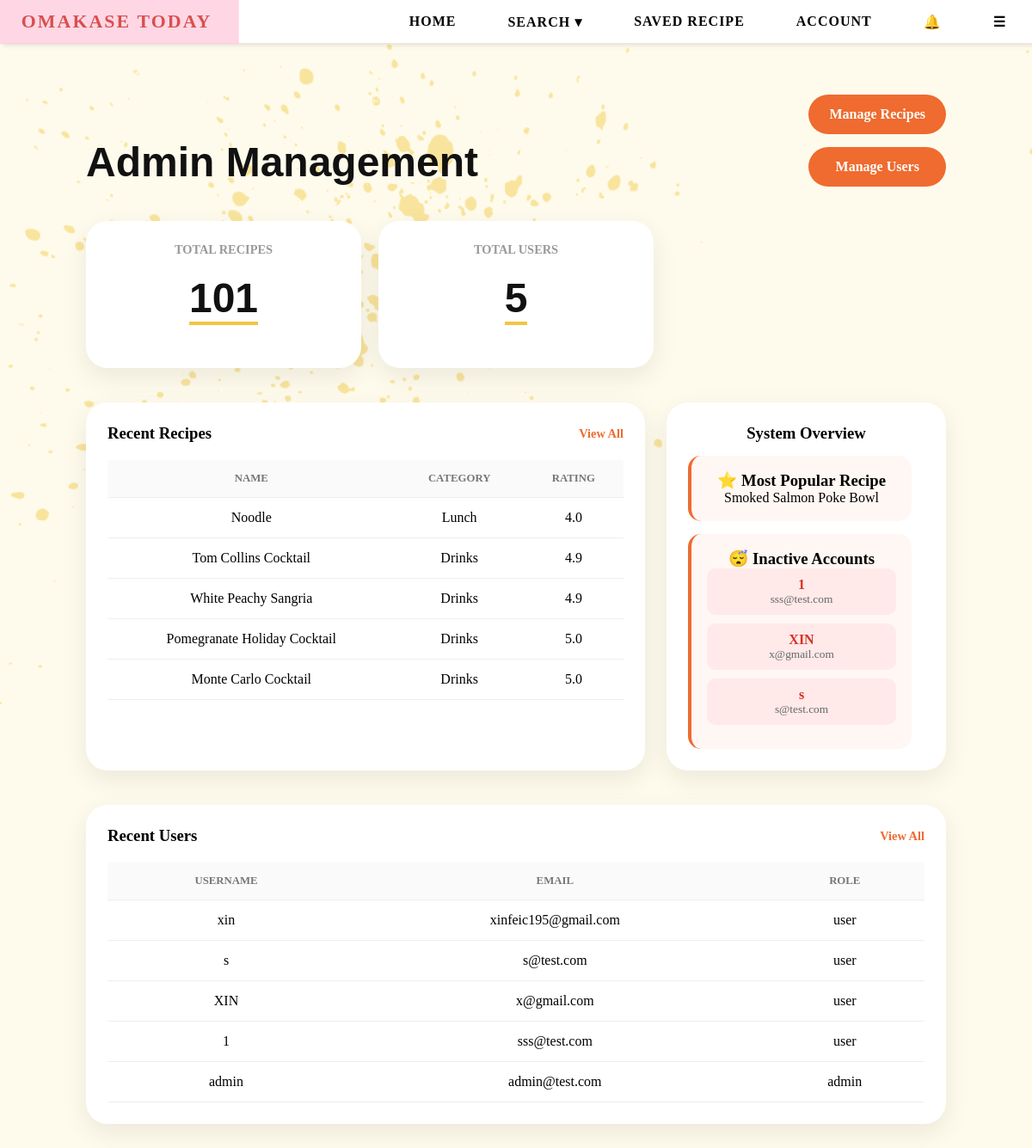
Page /admin (signed in) on the committed database.
### tables this page shows
CREATE TABLE users (
        email TEXT PRIMARY KEY,
        username TEXT,
        password TEXT,
        bio TEXT,
        profile_pic TEXT,
        role TEXT DEFAULT 'user'
    , reset_token TEXT, reset_used INTEGER DEFAULT 0, reset_viewed INTEGER DEFAULT 0, last_login TEXT);

### app.py (the view)
@app.route("/admin")
def admin():
    if session.get("role") != "admin":
        return "403 Forbidden"
    conn = sqlite3.connect(DB_PATH)
    c = conn.cursor()
    six_months_ago = (
        datetime.now() - timedelta(days=180)
    ).strftime("%Y-%m-%d %H:%M:%S")
    c.execute("""
        SELECT COUNT(*)
        FROM users
        WHERE last_login IS NULL
        OR last_login < ?
    """, (six_months_ago,))
    inactive_users = c.fetchone()[0]
    c.execute("""
        SELECT username,email
        FROM users
        WHERE last_login IS NULL
        OR last_login < ?
        LIMIT 3
    """,(
        six_months_ago,
    ))
    inactive_accounts = c.fetchall()
    c.execute("""
        SELECT email, username, role
        FROM users
        ORDER BY rowid DESC
        LIMIT 5
    """)
    recent_users = c.fetchall()
    c.execute("""
        SELECT COUNT(*)
        FROM users
    """)
    total_users = c.fetchone()[0]
    conn.close()
    recent_recipes = (
        Recipe.query
        .order_by(Recipe.id.desc())
        .limit(5)
        .all()
    )
    total_recipes = Recipe.query.count()
    avg_rating = db.session.query(
        func.avg(Recipe.rating)
    ).scalar()
    most_popular = (
        Recipe.query
        .order_by(Recipe.rating.desc())
        .first()
    )
    return render_template(
        "admin.html",
        recent_users=recent_users,
        recent_recipes=recent_recipes,
        total_recipes=total_recipes,
        total_users=total_users,
        avg_rating=round(avg_rating or 0, 1),
        most_popular=most_popular,
        inactive_users=inactive_users,
        inactive_accounts=inactive_accounts
    )

### app.py (called while the page is built)
@app.context_processor
def inject_notifications():
    if "user" not in session:
        return dict(
            new_notifications=[],
            old_notifications=[],
            notif_count=0
        )
    conn = sqlite3.connect(DB_PATH)
    c = conn.cursor()
    c.execute("""
        SELECT message, is_read, created_at
        FROM notifications
        WHERE user_email = ?
        ORDER BY created_at DESC
        LIMIT 5
    """, (session["user"],))
    rows = c.fetchall()
    new_notifs = [n for n in rows if n[1] == 0]
    old_notifs = [n for n in rows if n[1] == 1]
    c.execute("""
        SELECT COUNT(*) FROM notifications
        WHERE user_email = ? AND is_read = 0
    """, (session["user"],))
    count = c.fetchone()[0]
    conn.close()
    return dict(
        new_notifications=new_notifs,
        old_notifications=old_notifs,
        notif_count=count
    )

### templates/admin.html (shortened to what this page needs)
{% extends "base.html" %}
{% block content %}
<div class="admin-dashboard">
    <div class="admin-header">
        <div>
            <h1>Admin Management</h1>
        </div>
        <div class="admin-btn-group">
            <a href="/admin/recipes" class="admin-orange-btn">
                Manage Recipes
            </a>
            <a href="/admin/users" class="admin-orange-btn">
                Manage Users
            </a>
        </div>
    </div>
    <div class="admin-stats">
        <div class="admin-stat-card">
            <h4>Total Recipes</h4>
            <h2>{{ total_recipes }}</h2>
        </div>
        <div class="admin-stat-card">
            <h4>Total Users</h4>
            <h2>{{ total_users }}</h2>
        </div>
    </div>
    <div class="admin-main-grid">
        <div class="admin-panel">
            <div class="panel-header">
                <h3>Recent Recipes</h3>
                <a href="/admin/recipes" class="view-all-btn">
                    View All
                </a>
            </div>
            <table class="admin-table">
                <thead>
                    <tr>
                        <th>Name</th>
                        <th>Category</th>
                        <th>Rating</th>
                    </tr>
                </thead>
                <tbody>
                    {% for r in recent_recipes %}
                    <tr>
                        <td>{{ r.name }}</td>
                        <td>{{ r.meal_category }}</td>
                        <td>{{ r.rating }}</td>
                    </tr>
                    {% endfor %}
                </tbody>
            </table>
        </div>
        <div class="admin-alerts">
            <h3>System Overview</h3>
            <a href="/recipe/{{ most_popular.id }}"
            class="overview-card clickable-card">
                <h3>⭐ Most Popular Recipe</h3>
                <p>
                    {{ most_popular.name }}
                </p>
            </a>
            <a href="/admin/users"
                class="overview-card clickable-card">
                    <h3>
                        😴 Inactive Accounts
                    </h3>
                    {% if inactive_accounts %}
                        {% for user in inactive_accounts %}
                            <div class="inactive-user">
                                <strong>{{ user[0] }}</strong>
                                <small>{{ user[1] }}</small>
                            </div>
                        {% endfor %}
                    {% else %}
                        <p>No inactive users</p>
                    {% endif %}
                </a>
        </div>
    </div>
    <div class="admin-panel" style="margin:40px;">
        <div class="panel-header">
            <h3>Recent Users</h3>
            <a href="/admin/users" class="view-all-btn">
                View All
            </a>
        </div>
        <table class="admin-table">
            <thead>
                <tr>
                    <th>Username</th>
                    <th>Email</th>
                    <th>Role</th>
                </tr>
            </thead>
            <tbody>
                {% for user in recent_users %}
                <tr>
                    <td>{{ user[1] }}</td>
                    <td>{{ user[0] }}</td>
                    <td>{{ user[2] }}</td>
                </tr>
                {% endfor %}
            </tbody>
        </table>
    </div>
</div>
{% endblock %}

### templates/base.html (shortened to what this page needs)
<!DOCTYPE html>
<html lang="en">
<head>
    <link rel="stylesheet" href="{{ url_for('static', filename='css/style.css') }}">
</head>
<body>
<nav>
    <ul>
        <li><a href="{{ url_for('home') }}">Omakase Today</a></li>
        <li class="hideOnMobile"><a href="{{ url_for('home') }}">HOME</a></li>
        <li class="hideOnMobile dropdown">
            <a href="javascript:void(0)" class="dropbtn">SEARCH ▾</a>
        </li>
        <li class="hideOnMobile"><a href="{{ url_for('saved_recipes') }}">SAVED RECIPE</a></li>
        <li class="hideOnMobile"><a href="{{ url_for('profile') }}">ACCOUNT</a></li>
        <li class="notif-wrapper">
            <a href="#" class="notif-icon" onclick="toggleNotif(event)">
                🔔
            </a>
        </li>
        <li class="menu-button" onclick=showSidebar()><a href="#">☰</a></li>
    </ul>
</nav>
{% block content %}{% endblock %}
</body>
</html>

### rows in the picture
users: username "1", email "sss@test.com", role "user"
users: username "XIN", email "x@gmail.com", role "user"
users: username "s", email "s@test.com", role "user"
users: username "xin", email "xinfeic195@gmail.com", role "user"
users: username "admin", email "admin@test.com", role "admin"

### other values in the picture
{{ total_recipes }} "101"
{{ total_users }} "5"
{{ r.name }} "Noodle" "Tom Collins Cocktail" "White Peachy Sangria" "Pomegranate Holiday Cocktail" "Monte Carlo Cocktail"
{{ r.meal_category }} "Lunch" "Drinks" "Drinks" "Drinks" "Drinks"
{{ r.rating }} "4.0" "4.9" "4.9" "5.0" "5.0"
{{ most_popular.name }} "Smoked Salmon Poke Bowl"
